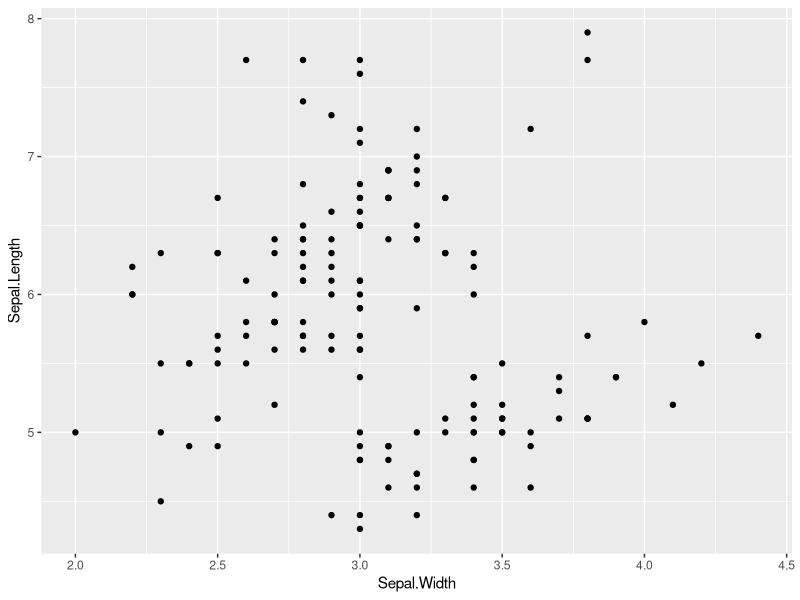
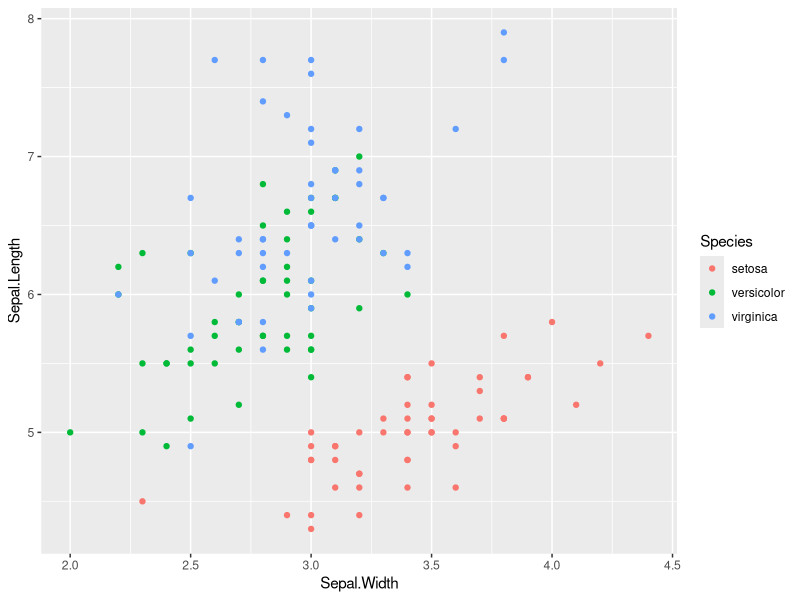
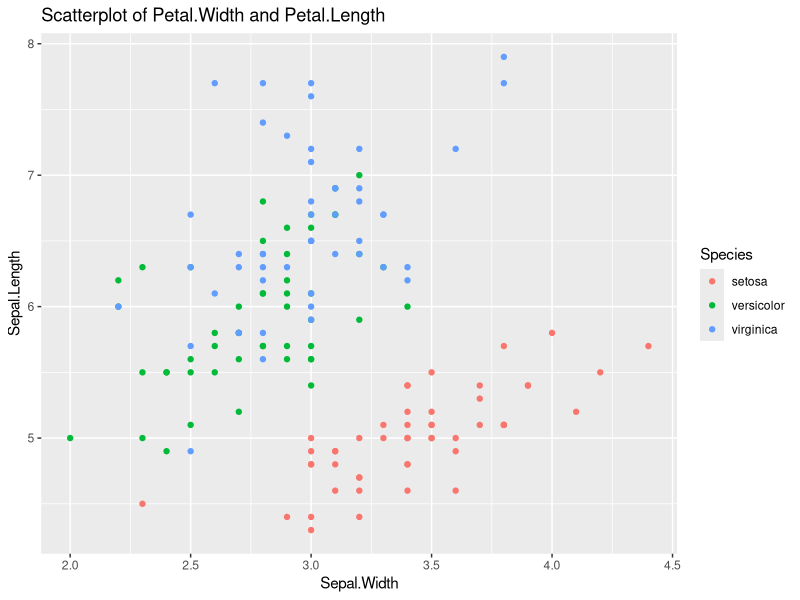
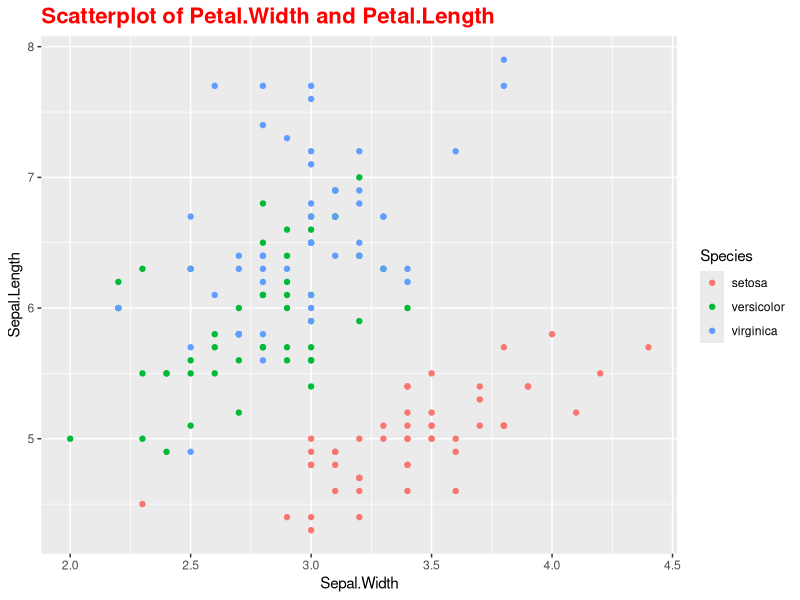
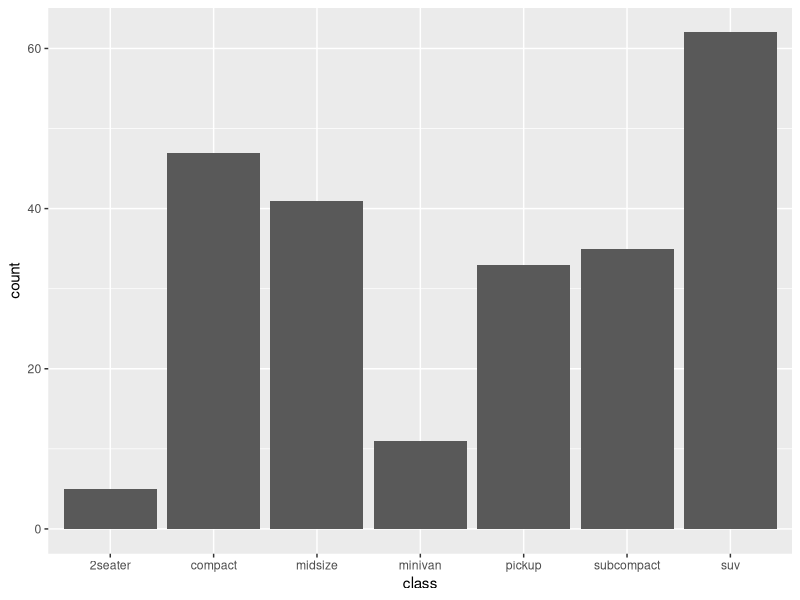
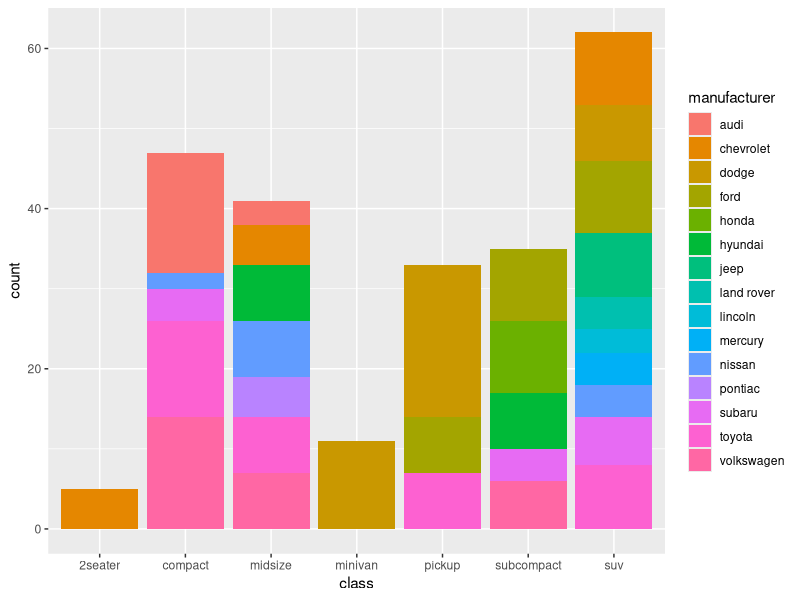
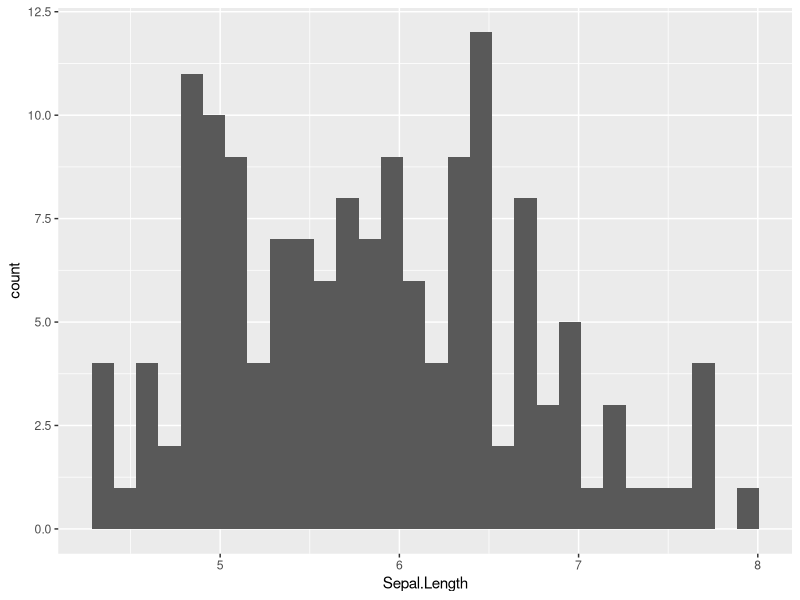
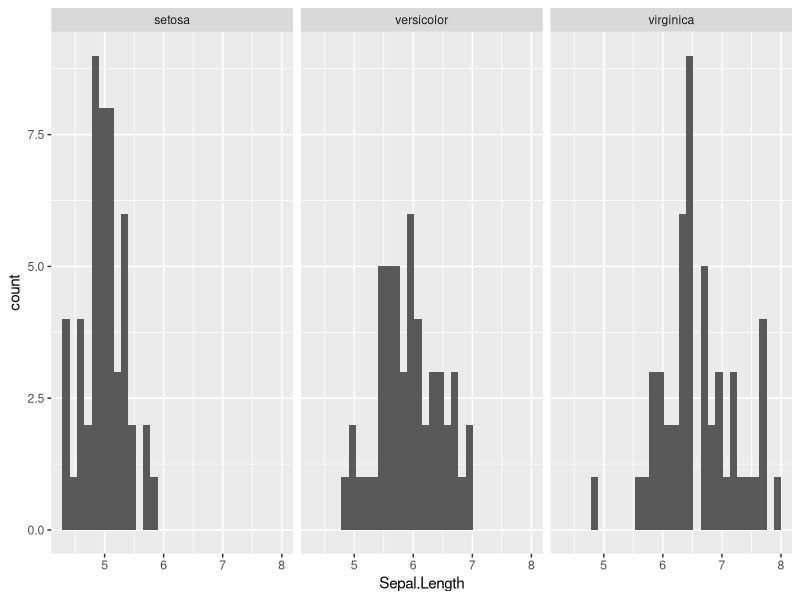

Write the R code that produced these figures, in order.
## ---- chunk 1
require(knitr) 
options(width=80)
opts_chunk$set(list(fig.show='hold', dpi=100, fig.width=4, fig.height=3.5, fig.pos='H!'))#, fig.path="figures/lm-"))
show_solution <- FALSE
## ---- chunk 2
require(ggplot2)
## ---- chunk 3
data("iris")
## ---- chunk 4
dim(iris)
head(iris)
str(iris)
## ---- chunk 5
data("mpg")
## ---- chunk 6
dim(mpg)
head(mpg)
str(mpg)
## ---- chunk 7
pl <- ggplot(data = iris, mapping = aes(x=Sepal.Width, y=Sepal.Length)) +
        geom_point()
pl
## ---- chunk 8
pl <- ggplot(data = iris, mapping = aes(x=Sepal.Width, y=Sepal.Length, colour=Species)) +
  geom_point() 
  
pl
## ---- chunk 9
pl <- ggplot(data = iris, mapping = aes(x=Sepal.Width, y=Sepal.Length, colour=Species)) +
  geom_point() +
  ggtitle("Scatterplot of Petal.Width and Petal.Length")
  
pl
## ---- chunk 10
pl <- ggplot(data = iris, mapping = aes(x=Sepal.Width, y=Sepal.Length, colour=Species)) +
  geom_point() +
  ggtitle("Scatterplot of Petal.Width and Petal.Length") +
  theme(plot.title = element_text(colour = "red", size = 16, face = "bold"))
  
pl
## ---- chunk 11
pl <- ggplot(mpg, aes(class)) +
  geom_bar()
pl
## ---- chunk 12
pl <- ggplot(mpg, aes(class, fill=manufacturer)) +
  geom_bar()
pl
## ---- chunk 13
pl <- ggplot(data=iris, aes(x=Sepal.Length)) + 
    geom_histogram()
pl
## ---- chunk 14
pl <- ggplot(data=iris, aes(x=Sepal.Length)) + 
    geom_histogram() +
  facet_grid(. ~ Species)
pl
## ---- chunk 15
pl <- ggplot(data=iris, aes(x=Species, y=Sepal.Width)) + 
  geom_boxplot()

pl 
## ---- chunk 16
pl <- ggplot(data=iris, aes(x=Species, y=Sepal.Width)) + 
  geom_boxplot(fill="#00FFFF", colour="#0000FF", outlier.colour = "red")

pl 
## ---- chunk 17
pl <- ggplot(data=iris, aes(x=Species, y=Sepal.Width)) + 
  geom_boxplot(fill="#00FFFF", colour="#0000FF", outlier.colour = "red") +
  ggtitle("Boxplot of Sepal.Width vs Species")
pl 
## ---- chunk 18
require(dplyr)
iris2 <- iris %>% mutate(time=1:150)
## ---- chunk 19
ggplot(data = iris2, mapping = aes(y=Sepal.Width, x= time)) + 
  geom_line()
